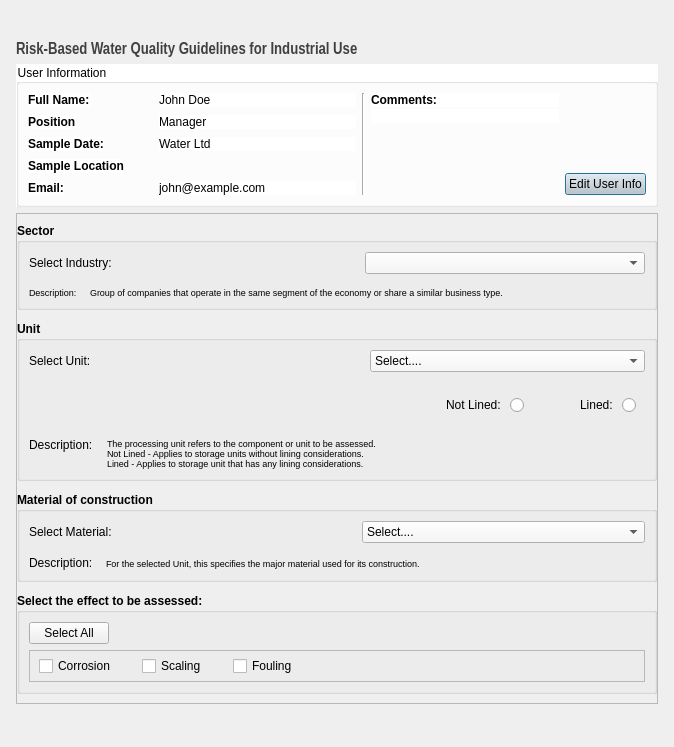
<?xml version="1.0" encoding="UTF-8"?>
<ui version="4.0">
 <class>Dialog</class>
 <widget class="QDialog" name="Dialog">
  <property name="geometry">
   <rect>
    <x>0</x>
    <y>0</y>
    <width>674</width>
    <height>747</height>
   </rect>
  </property>
  <property name="windowTitle">
   <string>Dialog</string>
  </property>
  <layout class="QVBoxLayout" name="verticalLayout_2">
   <item>
    <layout class="QVBoxLayout" name="verticalLayout" stretch="1,0,0">
     <property name="leftMargin">
      <number>5</number>
     </property>
     <property name="rightMargin">
      <number>5</number>
     </property>
     <item>
      <widget class="QLabel" name="labelInputTitle">
       <property name="sizePolicy">
        <sizepolicy hsizetype="Preferred" vsizetype="Fixed">
         <horstretch>0</horstretch>
         <verstretch>0</verstretch>
        </sizepolicy>
       </property>
       <property name="font">
        <font>
         <family>Arial Narrow</family>
         <pointsize>12</pointsize>
         <weight>75</weight>
         <bold>true</bold>
        </font>
       </property>
       <property name="styleSheet">
        <string notr="true">color:rgb(64,64,64);</string>
       </property>
       <property name="text">
        <string>Risk-Based Water Quality Guidelines for Industrial Use</string>
       </property>
       <property name="scaledContents">
        <bool>false</bool>
       </property>
       <property name="alignment">
        <set>Qt::AlignLeading|Qt::AlignLeft|Qt::AlignTop</set>
       </property>
      </widget>
     </item>
     <item>
      <widget class="QGroupBox" name="groupBox">
       <property name="sizePolicy">
        <sizepolicy hsizetype="Preferred" vsizetype="Fixed">
         <horstretch>0</horstretch>
         <verstretch>0</verstretch>
        </sizepolicy>
       </property>
       <property name="styleSheet">
        <string notr="true">background-color:#ffffff;</string>
       </property>
       <property name="title">
        <string>User Information</string>
       </property>
       <layout class="QHBoxLayout" name="horizontalLayout_3" stretch="7,0,4,1">
        <property name="sizeConstraint">
         <enum>QLayout::SetDefaultConstraint</enum>
        </property>
        <item>
         <layout class="QFormLayout" name="formLayout">
          <property name="horizontalSpacing">
           <number>35</number>
          </property>
          <property name="verticalSpacing">
           <number>8</number>
          </property>
          <item row="0" column="0">
           <widget class="QLabel" name="fullNameLabel">
            <property name="font">
             <font>
              <weight>75</weight>
              <bold>true</bold>
             </font>
            </property>
            <property name="text">
             <string>Full Name:</string>
            </property>
           </widget>
          </item>
          <item row="0" column="1">
           <widget class="QLabel" name="fullName">
            <property name="font">
             <font>
              <weight>50</weight>
              <bold>false</bold>
             </font>
            </property>
            <property name="text">
             <string>John Doe</string>
            </property>
           </widget>
          </item>
          <item row="2" column="0">
           <widget class="QLabel" name="companyLabel">
            <property name="font">
             <font>
              <weight>75</weight>
              <bold>true</bold>
             </font>
            </property>
            <property name="text">
             <string>Sample Date:</string>
            </property>
           </widget>
          </item>
          <item row="4" column="0">
           <widget class="QLabel" name="emailLabel">
            <property name="font">
             <font>
              <weight>75</weight>
              <bold>true</bold>
             </font>
            </property>
            <property name="text">
             <string>Email:</string>
            </property>
           </widget>
          </item>
          <item row="1" column="0">
           <widget class="QLabel" name="roleLabel">
            <property name="font">
             <font>
              <weight>75</weight>
              <bold>true</bold>
             </font>
            </property>
            <property name="text">
             <string>Position</string>
            </property>
           </widget>
          </item>
          <item row="1" column="1">
           <widget class="QLabel" name="role">
            <property name="text">
             <string>Manager</string>
            </property>
           </widget>
          </item>
          <item row="2" column="1">
           <widget class="QLabel" name="company">
            <property name="text">
             <string>Water Ltd</string>
            </property>
           </widget>
          </item>
          <item row="4" column="1">
           <widget class="QLabel" name="email">
            <property name="text">
             <string>john@example.com</string>
            </property>
           </widget>
          </item>
          <item row="3" column="0">
           <widget class="QLabel" name="label_3">
            <property name="font">
             <font>
              <weight>75</weight>
              <bold>true</bold>
             </font>
            </property>
            <property name="text">
             <string>Sample Location</string>
            </property>
           </widget>
          </item>
         </layout>
        </item>
        <item>
         <widget class="Line" name="line">
          <property name="orientation">
           <enum>Qt::Vertical</enum>
          </property>
         </widget>
        </item>
        <item>
         <layout class="QVBoxLayout" name="verticalLayout_5">
          <property name="spacing">
           <number>2</number>
          </property>
          <item>
           <widget class="QLabel" name="label">
            <property name="font">
             <font>
              <weight>75</weight>
              <bold>true</bold>
             </font>
            </property>
            <property name="text">
             <string>Comments:</string>
            </property>
           </widget>
          </item>
          <item>
           <widget class="QLabel" name="description">
            <property name="maximumSize">
             <size>
              <width>256</width>
              <height>16777215</height>
             </size>
            </property>
            <property name="text">
             <string/>
            </property>
            <property name="wordWrap">
             <bool>true</bool>
            </property>
           </widget>
          </item>
          <item>
           <spacer name="verticalSpacer">
            <property name="orientation">
             <enum>Qt::Vertical</enum>
            </property>
            <property name="sizeType">
             <enum>QSizePolicy::MinimumExpanding</enum>
            </property>
            <property name="sizeHint" stdset="0">
             <size>
              <width>20</width>
              <height>10</height>
             </size>
            </property>
           </spacer>
          </item>
         </layout>
        </item>
        <item>
         <layout class="QVBoxLayout" name="verticalLayout_6">
          <property name="spacing">
           <number>3</number>
          </property>
          <item>
           <spacer name="verticalSpacer_3">
            <property name="orientation">
             <enum>Qt::Vertical</enum>
            </property>
            <property name="sizeType">
             <enum>QSizePolicy::MinimumExpanding</enum>
            </property>
            <property name="sizeHint" stdset="0">
             <size>
              <width>0</width>
              <height>5</height>
             </size>
            </property>
           </spacer>
          </item>
          <item>
           <widget class="QPushButton" name="buttonUserInfoEdit">
            <property name="maximumSize">
             <size>
              <width>16777215</width>
              <height>50</height>
             </size>
            </property>
            <property name="cursor">
             <cursorShape>PointingHandCursor</cursorShape>
            </property>
            <property name="styleSheet">
             <string notr="true">background-color:#ccc;</string>
            </property>
            <property name="text">
             <string>Edit User Info</string>
            </property>
           </widget>
          </item>
         </layout>
        </item>
       </layout>
      </widget>
     </item>
     <item>
      <widget class="QFrame" name="frame">
       <property name="sizePolicy">
        <sizepolicy hsizetype="Preferred" vsizetype="Maximum">
         <horstretch>0</horstretch>
         <verstretch>0</verstretch>
        </sizepolicy>
       </property>
       <property name="frameShape">
        <enum>QFrame::StyledPanel</enum>
       </property>
       <property name="frameShadow">
        <enum>QFrame::Raised</enum>
       </property>
       <layout class="QVBoxLayout" name="verticalLayout_3" stretch="1,1,1,1">
        <property name="spacing">
         <number>11</number>
        </property>
        <property name="leftMargin">
         <number>0</number>
        </property>
        <property name="rightMargin">
         <number>0</number>
        </property>
        <item>
         <widget class="QGroupBox" name="groupBox_2">
          <property name="font">
           <font>
            <weight>75</weight>
            <bold>true</bold>
           </font>
          </property>
          <property name="autoFillBackground">
           <bool>true</bool>
          </property>
          <property name="title">
           <string>Sector</string>
          </property>
          <layout class="QVBoxLayout" name="verticalLayout_4">
           <property name="spacing">
            <number>13</number>
           </property>
           <item>
            <layout class="QFormLayout" name="formLayout_2">
             <property name="horizontalSpacing">
              <number>250</number>
             </property>
             <property name="verticalSpacing">
              <number>15</number>
             </property>
             <property name="leftMargin">
              <number>0</number>
             </property>
             <item row="0" column="1">
              <widget class="QComboBox" name="sectorComboBox">
               <property name="font">
                <font>
                 <weight>50</weight>
                 <bold>false</bold>
                </font>
               </property>
               <property name="cursor">
                <cursorShape>PointingHandCursor</cursorShape>
               </property>
               <property name="autoFillBackground">
                <bool>false</bool>
               </property>
               <property name="styleSheet">
                <string notr="true">background-color:#f7f7f7;</string>
               </property>
               <property name="editable">
                <bool>false</bool>
               </property>
               <property name="currentText">
                <string/>
               </property>
               <property name="currentIndex">
                <number>-1</number>
               </property>
               <item>
                <property name="text">
                 <string>Select...</string>
                </property>
               </item>
              </widget>
             </item>
             <item row="0" column="0">
              <widget class="QLabel" name="sectorLabel">
               <property name="font">
                <font>
                 <weight>50</weight>
                 <bold>false</bold>
                </font>
               </property>
               <property name="text">
                <string>Select Industry: </string>
               </property>
              </widget>
             </item>
            </layout>
           </item>
           <item>
            <layout class="QFormLayout" name="formLayout_5">
             <item row="0" column="0">
              <widget class="QLabel" name="descriptionLabel">
               <property name="font">
                <font>
                 <family>Nirmala UI</family>
                 <pointsize>7</pointsize>
                 <weight>50</weight>
                 <italic>false</italic>
                 <bold>false</bold>
                </font>
               </property>
               <property name="text">
                <string>Description:</string>
               </property>
              </widget>
             </item>
             <item row="0" column="1">
              <widget class="QLabel" name="label_4">
               <property name="font">
                <font>
                 <family>Nirmala UI</family>
                 <pointsize>7</pointsize>
                 <weight>50</weight>
                 <italic>false</italic>
                 <bold>false</bold>
                </font>
               </property>
               <property name="text">
                <string>Group of companies that operate in the same segment of the economy or share a similar business type.</string>
               </property>
              </widget>
             </item>
            </layout>
           </item>
          </layout>
         </widget>
        </item>
        <item>
         <widget class="QGroupBox" name="groupBox_3">
          <property name="font">
           <font>
            <weight>75</weight>
            <bold>true</bold>
           </font>
          </property>
          <property name="title">
           <string>Unit</string>
          </property>
          <layout class="QVBoxLayout" name="verticalLayout_7">
           <property name="spacing">
            <number>14</number>
           </property>
           <item>
            <layout class="QFormLayout" name="formLayout_3">
             <property name="horizontalSpacing">
              <number>279</number>
             </property>
             <property name="leftMargin">
              <number>0</number>
             </property>
             <item row="0" column="0">
              <widget class="QLabel" name="selectUnitLabel">
               <property name="font">
                <font>
                 <weight>50</weight>
                 <bold>false</bold>
                </font>
               </property>
               <property name="text">
                <string>Select Unit:</string>
               </property>
              </widget>
             </item>
             <item row="0" column="1">
              <widget class="QComboBox" name="unitComboBox">
               <property name="font">
                <font>
                 <weight>50</weight>
                 <bold>false</bold>
                </font>
               </property>
               <property name="cursor">
                <cursorShape>PointingHandCursor</cursorShape>
               </property>
               <property name="styleSheet">
                <string notr="true">background-color:#f7f7f7;</string>
               </property>
               <item>
                <property name="text">
                 <string>Select....</string>
                </property>
               </item>
              </widget>
             </item>
            </layout>
           </item>
           <item>
            <widget class="QFrame" name="liningFrame">
             <layout class="QHBoxLayout" name="horizontalLayout" stretch="1,0,0,0">
              <item>
               <spacer name="horizontalSpacer_4">
                <property name="orientation">
                 <enum>Qt::Horizontal</enum>
                </property>
                <property name="sizeHint" stdset="0">
                 <size>
                  <width>40</width>
                  <height>20</height>
                 </size>
                </property>
               </spacer>
              </item>
              <item>
               <widget class="QRadioButton" name="radioButton">
                <property name="font">
                 <font>
                  <weight>50</weight>
                  <bold>false</bold>
                 </font>
                </property>
                <property name="cursor">
                 <cursorShape>PointingHandCursor</cursorShape>
                </property>
                <property name="layoutDirection">
                 <enum>Qt::RightToLeft</enum>
                </property>
                <property name="text">
                 <string>Not Lined: </string>
                </property>
               </widget>
              </item>
              <item>
               <spacer name="horizontalSpacer_6">
                <property name="orientation">
                 <enum>Qt::Horizontal</enum>
                </property>
                <property name="sizeHint" stdset="0">
                 <size>
                  <width>45</width>
                  <height>20</height>
                 </size>
                </property>
               </spacer>
              </item>
              <item>
               <widget class="QRadioButton" name="radioButton_2">
                <property name="font">
                 <font>
                  <weight>50</weight>
                  <bold>false</bold>
                 </font>
                </property>
                <property name="cursor">
                 <cursorShape>PointingHandCursor</cursorShape>
                </property>
                <property name="layoutDirection">
                 <enum>Qt::RightToLeft</enum>
                </property>
                <property name="text">
                 <string>Lined: </string>
                </property>
               </widget>
              </item>
             </layout>
            </widget>
           </item>
           <item>
            <layout class="QFormLayout" name="formLayout_6">
             <item row="0" column="0">
              <widget class="QLabel" name="descriptionLabel_2">
               <property name="font">
                <font>
                 <family>Nirmala UI</family>
                 <weight>50</weight>
                 <bold>false</bold>
                </font>
               </property>
               <property name="text">
                <string>Description:</string>
               </property>
               <property name="alignment">
                <set>Qt::AlignLeading|Qt::AlignLeft|Qt::AlignTop</set>
               </property>
              </widget>
             </item>
             <item row="0" column="1">
              <widget class="QLabel" name="label_5">
               <property name="font">
                <font>
                 <family>Nirmala UI</family>
                 <pointsize>7</pointsize>
                 <weight>50</weight>
                 <bold>false</bold>
                </font>
               </property>
               <property name="text">
                <string>The processing unit refers to the component or unit to be assessed.
Not Lined - Applies to storage units without lining considerations. 
Lined - Applies to storage unit that has any lining considerations.</string>
               </property>
               <property name="wordWrap">
                <bool>false</bool>
               </property>
               <property name="margin">
                <number>0</number>
               </property>
              </widget>
             </item>
            </layout>
           </item>
          </layout>
         </widget>
        </item>
        <item>
         <widget class="QGroupBox" name="groupBox_4">
          <property name="font">
           <font>
            <weight>75</weight>
            <bold>true</bold>
           </font>
          </property>
          <property name="title">
           <string>Material of construction</string>
          </property>
          <layout class="QVBoxLayout" name="verticalLayout_8">
           <property name="spacing">
            <number>13</number>
           </property>
           <item>
            <layout class="QFormLayout" name="formLayout_7">
             <property name="horizontalSpacing">
              <number>250</number>
             </property>
             <property name="verticalSpacing">
              <number>16</number>
             </property>
             <property name="leftMargin">
              <number>0</number>
             </property>
             <item row="0" column="0">
              <widget class="QLabel" name="sectorLabel_3">
               <property name="font">
                <font>
                 <weight>50</weight>
                 <bold>false</bold>
                </font>
               </property>
               <property name="text">
                <string>Select Material:</string>
               </property>
              </widget>
             </item>
             <item row="0" column="1">
              <widget class="QComboBox" name="materialComboBox">
               <property name="font">
                <font>
                 <weight>50</weight>
                 <bold>false</bold>
                </font>
               </property>
               <property name="cursor">
                <cursorShape>PointingHandCursor</cursorShape>
               </property>
               <property name="autoFillBackground">
                <bool>false</bool>
               </property>
               <property name="styleSheet">
                <string notr="true">background-color:#f7f7f7;</string>
               </property>
               <item>
                <property name="text">
                 <string>Select....</string>
                </property>
               </item>
              </widget>
             </item>
            </layout>
           </item>
           <item>
            <layout class="QFormLayout" name="formLayout_8">
             <item row="0" column="0">
              <widget class="QLabel" name="descriptionLabel_3">
               <property name="font">
                <font>
                 <family>Nirmala UI</family>
                 <weight>50</weight>
                 <bold>false</bold>
                </font>
               </property>
               <property name="text">
                <string>Description:</string>
               </property>
              </widget>
             </item>
             <item row="0" column="1">
              <widget class="QLabel" name="label_6">
               <property name="font">
                <font>
                 <family>Nirmala UI</family>
                 <pointsize>7</pointsize>
                 <weight>50</weight>
                 <bold>false</bold>
                </font>
               </property>
               <property name="text">
                <string>For the selected Unit, this specifies the major material used for its construction.</string>
               </property>
              </widget>
             </item>
            </layout>
           </item>
          </layout>
         </widget>
        </item>
        <item>
         <widget class="QGroupBox" name="groupBox_5">
          <property name="font">
           <font>
            <weight>75</weight>
            <bold>true</bold>
           </font>
          </property>
          <property name="title">
           <string>Select the effect to be assessed:</string>
          </property>
          <layout class="QVBoxLayout" name="verticalLayout_9">
           <item>
            <layout class="QHBoxLayout" name="horizontalLayout_6">
             <item>
              <widget class="QPushButton" name="buttonSelectAll">
               <property name="font">
                <font>
                 <weight>50</weight>
                 <bold>false</bold>
                </font>
               </property>
               <property name="cursor">
                <cursorShape>PointingHandCursor</cursorShape>
               </property>
               <property name="text">
                <string>Select All</string>
               </property>
              </widget>
             </item>
             <item>
              <spacer name="horizontalSpacer_5">
               <property name="orientation">
                <enum>Qt::Horizontal</enum>
               </property>
               <property name="sizeHint" stdset="0">
                <size>
                 <width>40</width>
                 <height>20</height>
                </size>
               </property>
              </spacer>
             </item>
            </layout>
           </item>
           <item>
            <widget class="QFrame" name="frame_2">
             <property name="frameShape">
              <enum>QFrame::StyledPanel</enum>
             </property>
             <property name="frameShadow">
              <enum>QFrame::Raised</enum>
             </property>
             <layout class="QHBoxLayout" name="horizontalLayout_7" stretch="0,0,0,0,0,1">
              <property name="topMargin">
               <number>5</number>
              </property>
              <property name="rightMargin">
               <number>0</number>
              </property>
              <property name="bottomMargin">
               <number>5</number>
              </property>
              <item>
               <widget class="QCheckBox" name="checkBoxCorrosion_2">
                <property name="font">
                 <font>
                  <weight>50</weight>
                  <bold>false</bold>
                 </font>
                </property>
                <property name="text">
                 <string>Corrosion</string>
                </property>
               </widget>
              </item>
              <item>
               <spacer name="horizontalSpacer_8">
                <property name="orientation">
                 <enum>Qt::Horizontal</enum>
                </property>
                <property name="sizeType">
                 <enum>QSizePolicy::MinimumExpanding</enum>
                </property>
                <property name="sizeHint" stdset="0">
                 <size>
                  <width>20</width>
                  <height>20</height>
                 </size>
                </property>
               </spacer>
              </item>
              <item>
               <widget class="QCheckBox" name="checkBoxScaling_2">
                <property name="font">
                 <font>
                  <weight>50</weight>
                  <bold>false</bold>
                 </font>
                </property>
                <property name="text">
                 <string>Scaling</string>
                </property>
               </widget>
              </item>
              <item>
               <spacer name="horizontalSpacer_18">
                <property name="orientation">
                 <enum>Qt::Horizontal</enum>
                </property>
                <property name="sizeType">
                 <enum>QSizePolicy::MinimumExpanding</enum>
                </property>
                <property name="sizeHint" stdset="0">
                 <size>
                  <width>20</width>
                  <height>20</height>
                 </size>
                </property>
               </spacer>
              </item>
              <item>
               <widget class="QCheckBox" name="checkBoxFouling_2">
                <property name="font">
                 <font>
                  <weight>50</weight>
                  <bold>false</bold>
                 </font>
                </property>
                <property name="text">
                 <string>Fouling</string>
                </property>
               </widget>
              </item>
              <item>
               <spacer name="horizontalSpacer_19">
                <property name="orientation">
                 <enum>Qt::Horizontal</enum>
                </property>
                <property name="sizeHint" stdset="0">
                 <size>
                  <width>15</width>
                  <height>20</height>
                 </size>
                </property>
               </spacer>
              </item>
             </layout>
            </widget>
           </item>
          </layout>
         </widget>
        </item>
       </layout>
      </widget>
     </item>
    </layout>
   </item>
  </layout>
 </widget>
 <resources/>
 <connections/>
</ui>
